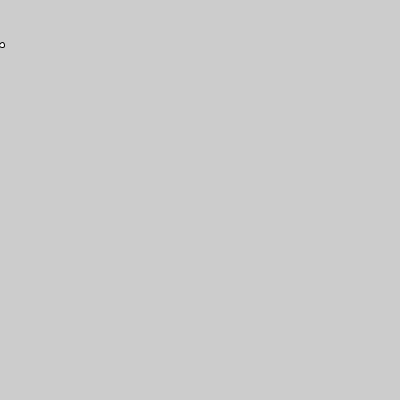
Frame 1 (no input)
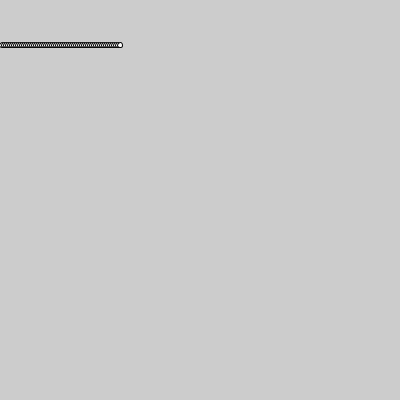
Frame 60 (the mouse pressed at the canvas centre just before this capture)
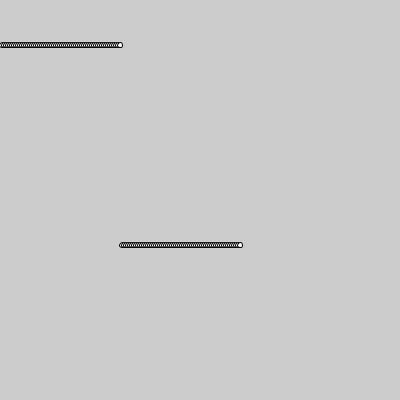
Frame 120 (the mouse held since frame 60 and released just before this capture)

The Processing sketch that drew these frames (run headless with seeded random() and noise(); from frame 60 on, the mouse is pressed at the canvas centre):

// Processing sketch: processing_99787
// ── processing_99787.pde

//Creative Computing
//Fervido Frias
//March 19, 2013.

Change ball = new Change();

void setup () {

  size (400, 400);
}
void draw() {
  ball.display();
}


class Change {
  //attributes
  int x = 0;
  int y = 0;
  int speed = 0;
  int secondSpeed = 2;

  Change() {
  }


  //other methods
  void display() {
    x = 59;
    y = 45;
    speed += secondSpeed;
    ellipse(speed, y + mouseX, 5, 5);
    if (speed > width) {
      secondSpeed = -2;
      background(random(255), random(255), 9, random(255));
    }
    if (speed < 0) {
      secondSpeed = 1;
      background(57, 89, 223);
    }
  }
}
